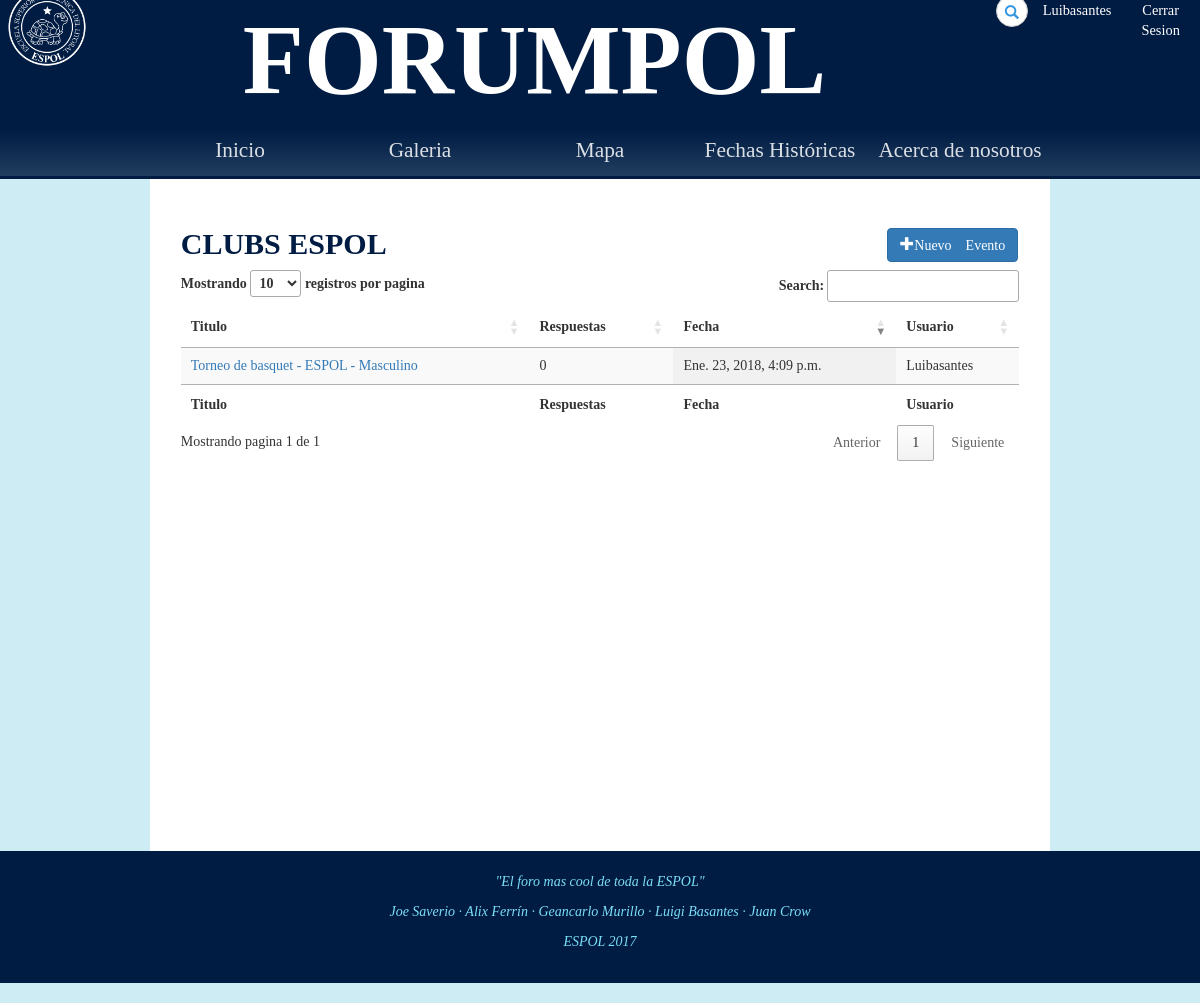
/foro/clubs_espol/ (signed in), run on an earlier commit of the app's database.
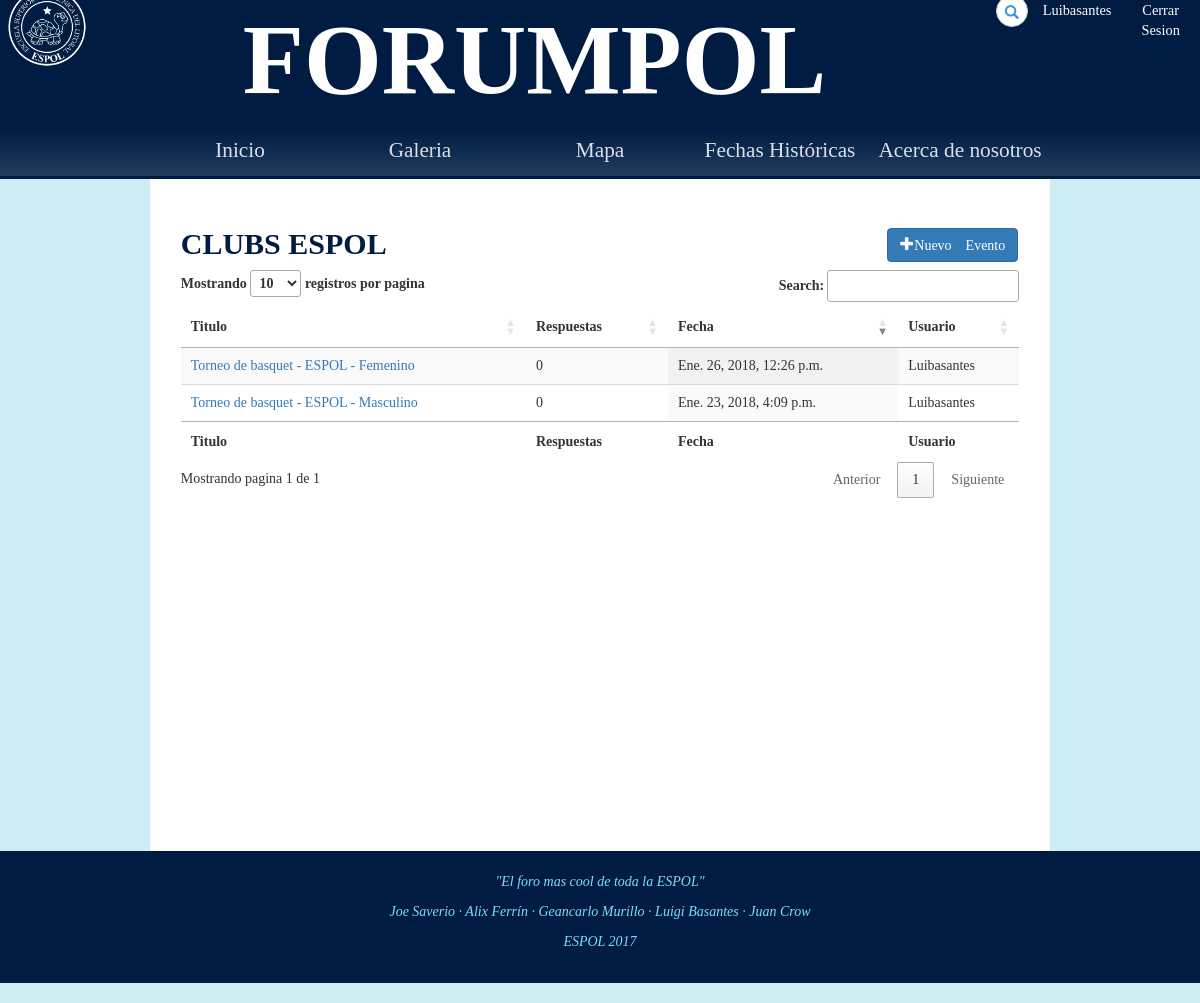
And on a later commit of the database.
### Foro/models.py (models this page shows, shortened)
class Thread(models.Model):
	op = models.ForeignKey(Post,on_delete=models.CASCADE)
	category = models.CharField(max_length=25, default='')
	topic = models.CharField(max_length=100, default='')
	respuestas = models.BigIntegerField(default=0)

class Post(models.Model):
	reply_to = models.ForeignKey('self',blank=True, null=True,on_delete=models.SET_NULL)
	content = models.TextField(max_length=500, default='')
	image = models.ImageField(upload_to=upload_location, blank=True,null=True)
	owner = models.ForeignKey(User,null=True,on_delete=models.SET_NULL)
	date = models.DateTimeField(auto_now=True)
	aprobado = models.NullBooleanField(default=None,null=True)

### Foro/views.py (the view)
def clubs_espol(request):
	all_anuncios = Thread.objects.filter(category="clubs_espol",op__aprobado=True).order_by("-id")
	username = request.user
	moderador = request.user.userprofile.moderador
	context = {'usuario':username,"threads":all_anuncios,"moderador":moderador}
	return render(request, "Foro/clubs_espol.html", context)

### Foro/templates/Foro/clubs_espol.html (shortened to what this page needs)
{% extends 'Foro/base.html' %}
{% load static from staticfiles %}
{% block estilo %}
<link rel="stylesheet" type="text/css" href="{% static 'css/anuncios.css' %}">
<link rel="stylesheet" type="text/css" href="https://cdn.datatables.net/1.10.16/css/jquery.dataTables.min.css">
{% endblock %}
{% block body %}
    <section>
        <div id="categoria" class="col-9">
            <div class="container anuncios">
                <h2>
                    <b>CLUBS ESPOL</b>
                    <a href="{% url 'foro:create_evento_club' %}" class="btn btn-primary pull-right" role="button"><span class="glyphicon glyphicon-plus">Nuevo Evento</span></a>
                </h2>
                <table id="myTable" class="display" cellspacing="0" width="100%">
                    <thead>
                        <tr>
                            <th>Titulo</th>
                            <th>Respuestas</th>
                            <th>Fecha</th>
                            <th>Usuario</th>
                        </tr>
                    </thead>
                    <tfoot>
                        <tr>
                            <th>Titulo</th>
                            <th>Respuestas</th>
                            <th>Fecha</th>
                            <th>Usuario</th>
                        </tr>
                    </tfoot>
                    <tbody>
                        {% for thread in threads %}
                        <tr>
                            <td><a href="{% url 'foro:detalle_anuncio' thread.op.id %}">{{thread.topic}}</a></td>
                            <td>{{ thread.respuestas }}</td>
                            <td>{{thread.op.date}}</td>
                            <td>{{thread.op.owner.username}}</td>
                        </tr>
                        {% endfor %}
                    </tbody>
                </table>
            </div>
        </div>
    </section>
{% endblock %}

What changed in the data, as far as the page shows it:
added Thread: topic "Torneo de basquet - ESPOL - Femenino", respuestas "0", op "Ene. 26, 2018, 12:26 p.m.", op.owner.username "Luibasantes"
